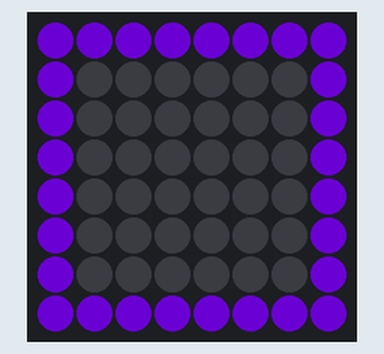
This program was run on a simulated Raspberry Pi (BCM pin numbers) with a Sense HAT. Parts: the Sense HAT's 8×8 RGB LED matrix. Dim RGB values are drawn brighter than linear; random numbers come from a fixed seed; what the program prints to the terminal is not drawn.

Above: at 0.18 s.
At 5.1 s:
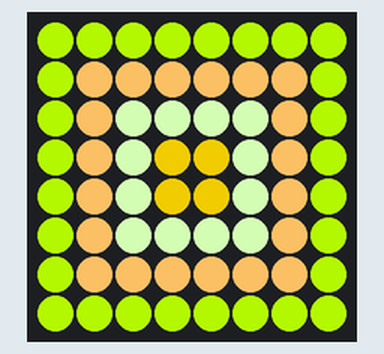
At 10.02 s:
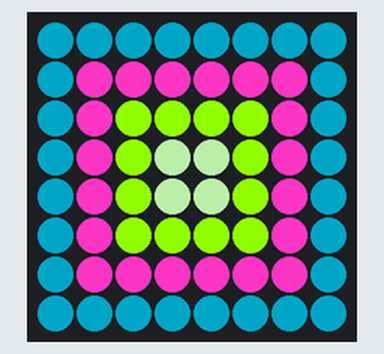
At 20.01 s:
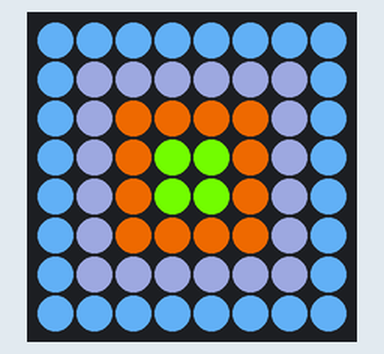
At 30.0 s:
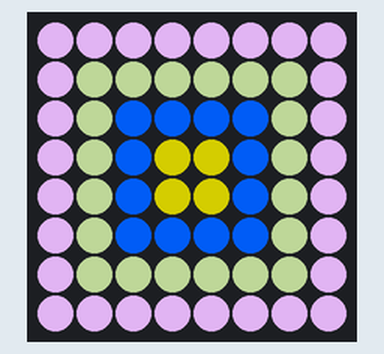
At 39.84 s:
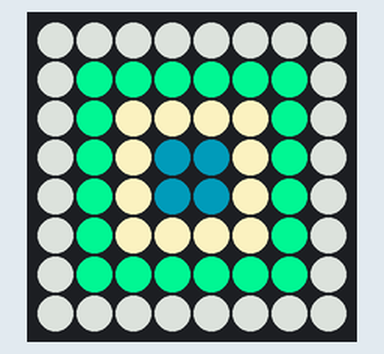

The program:

led_animation.py
```python
#!/usr/bin/python3
# Last update:        02/07/2021 by Fang
import argparse

from sense_hat import SenseHat
import time
import numpy as np
import time
# import ect
from random import randint
import sys
import signal

def line(image, point1, point2, color, timer):
    sense = SenseHat()
    image2 = image.reshape(8, 8, 3)

    x1 = point1[0]
    y1 = point1[1]
    x2 = point2[0]
    y2 = point2[1]
    dx = (x2 - x1)
    dy = (y2 - y1)

    if abs(dx) > abs(dy):
        steps = abs(dx)
    else:
        steps = abs(dy)

    Xincrement = dx / steps
    Yincrement = dy / steps
    x = x1
    y = y1

    for v in range(steps + 1):
        image2[int(y), int(x)] = color
        x = x + Xincrement
        y = y + Yincrement

    image3 = image2.reshape(64, 3)
    sense.set_pixels(image3)
    time.sleep(timer)
    return image3


def square(image, point1, point2, point3, point4, color, timer):
    sense = SenseHat()
    image2 = image.reshape(8, 8, 3)

    line(image2, point1, point2, color, 0)
    line(image2, point2, point3, color, 0)
    line(image2, point3, point4, color, 0)
    line(image2, point4, point1, color, 0)

    image3 = image2.reshape(64, 3)
    sense.set_pixels(image3)
    time.sleep(timer)

    return image3


def clear():
    sense = SenseHat()

    e = [0, 0, 0]

    image = np.array([
        e, e, e, e, e, e, e, e,
        e, e, e, e, e, e, e, e,
        e, e, e, e, e, e, e, e,
        e, e, e, e, e, e, e, e,
        e, e, e, e, e, e, e, e,
        e, e, e, e, e, e, e, e,
        e, e, e, e, e, e, e, e,
        e, e, e, e, e, e, e, e
    ])

    sense.set_pixels(image)


def handler_stop_signals(signalNumber, frame):
    print('Received:', signalNumber)
    clear()
    exit(0)


def registerSignals():
    # register the signals to be caught
    signal.signal(signal.SIGINT, handler_stop_signals)
    signal.signal(signal.SIGTERM, handler_stop_signals)


if __name__ == '__main__':
    print("===== start =====")

    registerSignals()

    w = [150, 150, 150]
    b = [0, 0, 255]
    e = [0, 0, 0]

    # create empty screen
    image = np.array([
        e, e, e, e, e, e, e, e,
        e, e, e, e, e, e, e, e,
        e, e, e, e, e, e, e, e,
        e, e, e, e, e, e, e, e,
        e, e, e, e, e, e, e, e,
        e, e, e, e, e, e, e, e,
        e, e, e, e, e, e, e, e,
        e, e, e, e, e, e, e, e
    ])

    print("LED square animation")
    while True:
        for x in range(5):
            square(image, [0, 0], [7, 0], [7, 7], [0, 7], [randint(0, 255), randint(0, 255), randint(0, 255)], .05)
            square(image, [1, 1], [6, 1], [6, 6], [1, 6], [randint(0, 255), randint(0, 255), randint(0, 255)], .05)
            square(image, [2, 2], [5, 2], [5, 5], [2, 5], [randint(0, 255), randint(0, 255), randint(0, 255)], .05)
            square(image, [3, 3], [4, 3], [4, 4], [3, 4], [randint(0, 255), randint(0, 255), randint(0, 255)], .05)
```
